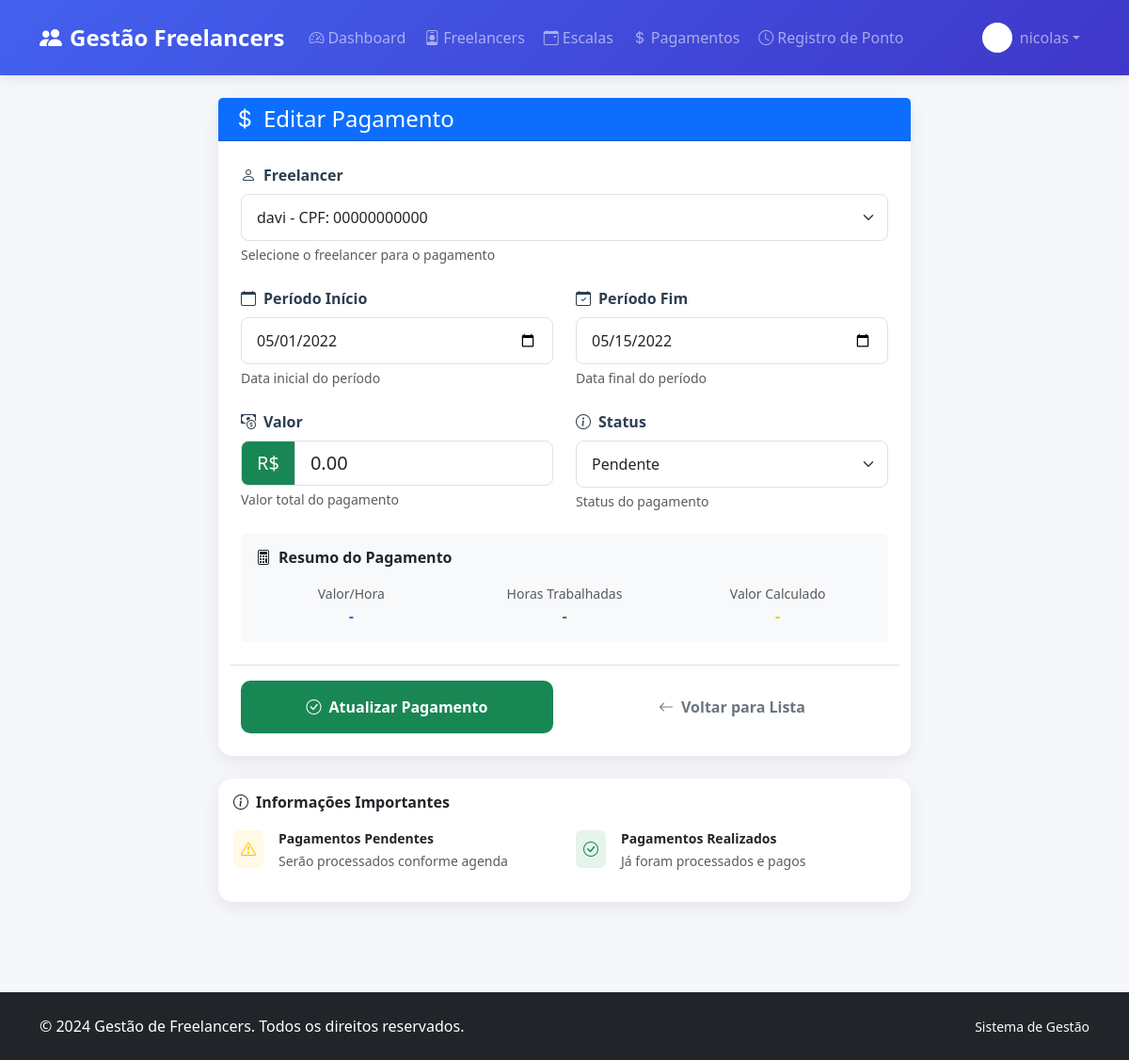
The page /pagamentos/1/editar/ (signed in) on the database its author committed.
### pagamentos/models.py (models this page shows, shortened)
class Pagamento(models.Model):
    STATUS_CHOICES = [
        ('pendente', 'Pendente'),
        ('pago', 'Pago'),
    ]
    freelancer = models.ForeignKey(Freelancer, on_delete=models.CASCADE)
    periodo_inicio = models.DateField()
    periodo_fim = models.DateField()
    valor_calculado = models.DecimalField(max_digits=10, decimal_places=2)
    status = models.CharField(max_length=10, choices=STATUS_CHOICES, default='pendente')
    horas_trabalhadas = models.DecimalField(max_digits=6, decimal_places=2, default=0)

### freelancers/models.py (models this page shows, shortened)
class Freelancer(models.Model):
    STATUS_CHOICES = [
        ('ativo', 'Ativo'),
        ('inativo', 'Inativo'),
        ('licenca', 'Licença'),
    ]
    nome = models.CharField(max_length=100)
    cpf = models.CharField(max_length=14, unique=True)
    contato = models.CharField(max_length=50)
    valor_hora = models.DecimalField(max_digits=6, decimal_places=2)
    status = models.CharField(max_length=10, choices=STATUS_CHOICES, default='ativo')

### pagamentos/views.py (the view, shortened to what this page needs)
# urls.py: path('<int:pagamento_id>/editar/', views.editar_pagamento, name='editar_pagamento'),
@login_required
def editar_pagamento(request, pagamento_id):
    pagamento = get_object_or_404(Pagamento, id=pagamento_id)
    freelancers = Freelancer.objects.all()
    context = {
        'pagamento': pagamento,
        'freelancers': freelancers,
    }
    return render(request, 'pagamentos/editar_pagamento.html', context)

### pagamentos/templates/pagamentos/editar_pagamento.html (shortened to what this page needs)
{% extends 'base.html' %}
{% block content %}
<div class="row justify-content-center">
    <div class="col-lg-8">
        <div class="card card-custom">
            <div class="card-header bg-primary text-white">
                <h4 class="card-title mb-0">
                    <i class="bi bi-currency-dollar me-2"></i>Editar Pagamento
                </h4>
            </div>
            <div class="card-body p-4">
                <form method="POST">
                    <div class="row g-4">
                        <div class="col-md-12">
                            <label class="form-label fw-bold">
                                <i class="bi bi-person me-2"></i>Freelancer
                            </label>
                            <select name="freelancer" class="form-select form-select-lg" required>
                                {% for f in freelancers %}
                                <option value="{{ f.id }}" {% if f.id == pagamento.freelancer.id %}selected{% endif %}>
                                    {{ f.nome }} - CPF: {{ f.cpf }}
                                </option>
                                {% endfor %}
                            </select>
                            <div class="form-text">Selecione o freelancer para o pagamento</div>
                        </div>
                        <div class="col-md-6">
                            <label class="form-label fw-bold">
                                <i class="bi bi-calendar me-2"></i>Período Início
                            </label>
                            <input type="date" name="periodo_inicio"
                                   value="{{ pagamento.periodo_inicio|date:'Y-m-d' }}"
                                   class="form-control form-control-lg" required>
                            <div class="form-text">Data inicial do período</div>
                        </div>
                        <div class="col-md-6">
                            <label class="form-label fw-bold">
                                <i class="bi bi-calendar-check me-2"></i>Período Fim
                            </label>
                            <input type="date" name="periodo_fim"
                                   value="{{ pagamento.periodo_fim|date:'Y-m-d' }}"
                                   class="form-control form-control-lg" required>
                            <div class="form-text">Data final do período</div>
                        </div>
                        <div class="col-md-6">
                            <label class="form-label fw-bold">
                                <i class="bi bi-cash-coin me-2"></i>Valor
                            </label>
                            <div class="input-group input-group-lg">
                                <span class="input-group-text bg-success text-white">R$</span>
                                <input type="number" step="0.01" name="valor"
                                       value="{{ pagamento.valor_calculado }}"
                                       class="form-control" placeholder="0,00" required>
                            </div>
                            <div class="form-text">Valor total do pagamento</div>
                        </div>
                        <div class="col-md-6">
                            <label class="form-label fw-bold">
                                <i class="bi bi-info-circle me-2"></i>Status
                            </label>
                            <select name="status" class="form-select form-select-lg" required>
                                <option value="pendente" {% if pagamento.status == 'pendente' %}selected{% endif %}>Pendente</option>
                            </select>
                            <div class="form-text">Status do pagamento</div>
                        </div>
                        <div class="col-12">
                            <div class="card bg-light border-0">
                                <div class="card-body">
                                    <h6 class="fw-bold mb-3">
                                        <i class="bi bi-calculator me-2"></i>Resumo do Pagamento
                                    </h6>
                                    <div class="row text-center">
                                        <div class="col-md-4">
                                            <small class="text-muted">Valor/Hora</small>
                                            <p class="fw-bold text-primary mb-0" id="valorHora">-</p>
                                        </div>
                                        <div class="col-md-4">
                                            <small class="text-muted">Horas Trabalhadas</small>
                                            <p class="fw-bold text-success mb-0" id="horasTrabalhadas">-</p>
                                        </div>
                                        <div class="col-md-4">
                                            <small class="text-muted">Valor Calculado</small>
                                            <p class="fw-bold text-warning mb-0" id="valorCalculado">-</p>
                                        </div>
                                    </div>
                                </div>
                            </div>
                        </div>
                    </div>
                    <div class="row mt-4 pt-3 border-top">
                        <div class="col-md-6">
                            <button type="submit" class="btn btn-success btn-custom w-100 py-3">
                                <i class="bi bi-check-circle me-2"></i>Atualizar Pagamento
                            </button>
                        </div>
                        <div class="col-md-6">
                            <a href="{% url 'listar_pagamentos' %}" class="btn btn-outline-secondary btn-custom w-100 py-3">
                                <i class="bi bi-arrow-left me-2"></i>Voltar para Lista
                            </a>
                        </div>
                    </div>
                </form>
            </div>
        </div>
        <div class="card card-custom mt-4">
            <div class="card-body">
                <h6 class="fw-bold mb-3">
                    <i class="bi bi-info-circle me-2"></i>Informações Importantes
                </h6>
                <div class="row">
                    <div class="col-md-6">
                        <div class="d-flex align-items-center mb-3">
                            <div class="bg-warning bg-opacity-10 rounded p-2 me-3">
                                <i class="bi bi-exclamation-triangle text-warning"></i>
                            </div>
                            <div>
                                <small class="fw-bold">Pagamentos Pendentes</small>
                                <br>
                                <small class="text-muted">Serão processados conforme agenda</small>
                            </div>
                        </div>
                    </div>
                    <div class="col-md-6">
                        <div class="d-flex align-items-center mb-3">
                            <div class="bg-success bg-opacity-10 rounded p-2 me-3">
                                <i class="bi bi-check-circle text-success"></i>
                            </div>
                            <div>
                                <small class="fw-bold">Pagamentos Realizados</small>
                                <br>
                                <small class="text-muted">Já foram processados e pagos</small>
                            </div>
                        </div>
                    </div>
                </div>
            </div>
        </div>
    </div>
</div>
{% endblock %}

### templates/base.html (shortened to what this page needs)
<!DOCTYPE html>
<html lang="pt-br">
<head>
    <link href="https://cdn.jsdelivr.net/npm/bootstrap@5.3.1/dist/css/bootstrap.min.css" rel="stylesheet">
    <link rel="stylesheet" href="https://cdn.jsdelivr.net/npm/bootstrap-icons@1.10.0/font/bootstrap-icons.css">
</head>
<body>
    <nav class="navbar navbar-expand-lg navbar-dark navbar-custom">
        <div class="container">
            <a class="navbar-brand fw-bold" href="{% url 'dashboard' %}">
                <i class="bi bi-people-fill me-2"></i>Gestão Freelancers
            </a>
            <div class="collapse navbar-collapse" id="navbarNav">
                <ul class="navbar-nav me-auto">
                    {% if user.is_authenticated %}
                    <li class="nav-item">
                        <a class="nav-link" href="{% url 'dashboard' %}">
                            <i class="bi bi-speedometer2 me-1"></i>Dashboard
                        </a>
                    </li>
                    <li class="nav-item">
                        <a class="nav-link" href="{% url 'listar_freelancers' %}">
                            <i class="bi bi-person-badge me-1"></i>Freelancers
                        </a>
                    </li>
                    <li class="nav-item">
                        <a class="nav-link" href="{% url 'listar_escalas' %}">
                            <i class="bi bi-calendar-event me-1"></i>Escalas
                        </a>
                    </li>
                    <li class="nav-item">
                        <a class="nav-link" href="{% url 'listar_pagamentos' %}">
                            <i class="bi bi-currency-dollar me-1"></i>Pagamentos
                        </a>
                    </li>
                    <li class="nav-item">
                        <a class="nav-link" href="{% url 'listar_pontos' 1 %}">
                            <i class="bi bi-clock me-1"></i>Registro de Ponto
                        </a>
                    </li>
                    {% endif %}
                </ul>
                <ul class="navbar-nav ms-auto">
                    {% if user.is_authenticated %}
                    <li class="nav-item dropdown">
                        <a class="nav-link dropdown-toggle d-flex align-items-center" href="#" role="button" data-bs-toggle="dropdown">
                            <div class="bg-white bg-opacity-20 rounded-circle d-flex align-items-center justify-content-center me-2" style="width: 32px; height: 32px;">
                                <i class="bi bi-person-fill text-white"></i>
                            </div>
                            <span>{{ user.username }}</span>
                        </a>
                    </li>
                    {% else %}
                    <li class="nav-item">
                        <a class="nav-link" href="{% url 'login' %}">
                            <i class="bi bi-box-arrow-in-right me-1"></i>Entrar
                        </a>
                    </li>
                    {% endif %}
                </ul>
            </div>
        </div>
    </nav>
    <main class="main-content">
        <div class="container py-4">
            {% block content %}
            {% endblock %}
        </div>
    </main>
    <footer class="bg-dark text-white py-4 mt-5">
        <div class="container">
            <div class="row align-items-center">
                <div class="col-md-6">
                    <p class="mb-0">&copy; 2024 Gestão de Freelancers. Todos os direitos reservados.</p>
                </div>
                <div class="col-md-6 text-md-end">
                    <small class="text-light">Sistema de Gestão</small>
                </div>
            </div>
        </div>
    </footer>
</body>
</html>

### templates/base.html (style rules this page uses)
:root { --primary-color: #4361ee; --secondary-color: #3f37c9; --success-color: #4cc9f0; --light-bg: #f8f9fa; }
body { background-color: #f5f7fb; font-family: 'Segoe UI', Tahoma, Geneva, Verdana, sans-serif; padding-top: 0; }
.navbar-custom { background: linear-gradient(135deg, var(--primary-color), var(--secondary-color)); box-shadow: 0 2px 15px rgba(0,0,0,0.1); padding: 1rem 0; }
.card-custom { border: none; border-radius: 15px; box-shadow: 0 5px 20px rgba(0,0,0,0.08); transition: transform 0.3s ease, box-shadow 0.3s ease; margin-bottom: 1.5rem; }
.btn-custom { border-radius: 10px; font-weight: 600; padding: 12px 25px; transition: all 0.3s ease; border: none; }
.navbar-brand { font-weight: 700; font-size: 1.5rem; }
.nav-link { font-weight: 500; border-radius: 8px; margin: 0 2px; transition: all 0.3s ease; }

### pagamentos/templates/pagamentos/editar_pagamento.html (style rules this page uses)
.form-control-lg, .form-select-lg { padding: 12px 16px; font-size: 1rem; }
.form-label { color: #2c3e50; margin-bottom: 8px; }

### rows shown on the page
Pagamento: freelancer "davi - CPF: 00000000000", periodo_inicio "05/01/2022", periodo_fim "05/15/2022", valor "0.00"

### other values the page prints
{{ user.username }} "nicolas"
